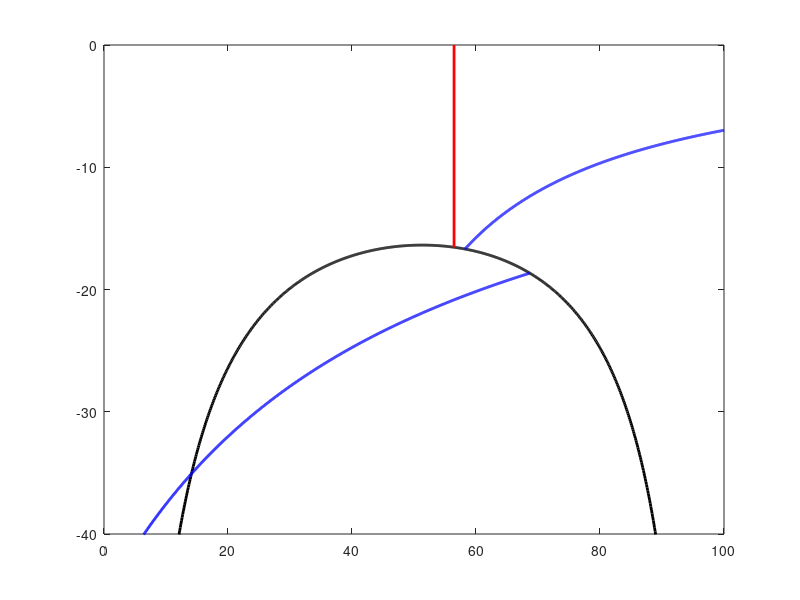

This chart was generated by the following MATLAB code: (Note: this script raises an error after producing the figure.)
close all; clear all;
pop=100;
beta = 0.0232/pop;
r = 0.1;
c = 0.2;
gamma = 1.0/110.0;
amax = 0.9;
amin = 0.2;
I0 = 0.99*pop;
sigma = 0.1;
f = @(t,y)odeswitch(t,y,amin,amax,r,sigma,beta,pop,c,gamma);
t =0:1:1000;
ivals = linspace(0,pop,length(t));
plot(ivals, -r*(pop - sigma*ivals)./(beta*(pop-ivals).*ivals),'linewidth',2,'color','k')
ylim([-40,0])
xlim([0,100])
hold on
I_amax_null = pop - gamma/(amax*beta);
lamb_amax_null =-r*(pop - sigma*I_amax_null)/(beta*(pop-I_amax_null)*I_amax_null);
plot([1 1]*I_amax_null, [lamb_amax_null 0],'linewidth',2,'color','r')    

I_amin_null = pop - gamma/(amin*beta);
lamb_amin_null =-r*(pop - sigma*I_amin_null)/(beta*(pop-I_amin_null)*I_amin_null);
plot([1 1]*I_amin_null, [-20 lamb_amin_null],'linewidth',2,'color','r')    
amax_i_end=(c*pop*beta+r*gamma*sigma-2*pop*r*beta*amax+sqrt((c*pop*beta+r*gamma*sigma-2*pop*r*beta*amax)^2+4*pop*r*beta*(gamma - pop*beta*amax)*(-c + r*sigma*amax)))/(2*beta*(c-r*sigma*amax));
ivals_amax = linspace(amax_i_end, pop,length(t));
plot(ivals_amax, -(amax*r*sigma+c)./(gamma - amax*beta*(pop-2*ivals_amax)),'linewidth',2,'color','b')

amin_i_end=(c*pop*beta+r*gamma*sigma-2*pop*r*beta*amin+sqrt((c*pop*beta+r*gamma*sigma-2*pop*r*beta*amin)^2+4*pop*r*beta*(gamma - pop*beta*amin)*(-c + r*sigma*amin)))/(2*beta*(c-r*sigma*amin));
ivals_amin = linspace(0,amin_i_end,length(t));
plot(ivals_amin, -(amin*r*sigma+c)./(gamma - amin*beta*(pop-2*ivals_amin)),'linewidth',2,'color','b')

%%
Opt1    = odeset('Events', @(t,y)lzero(t, y),'RelTol',1e-8,'AbsTol',1e-9);
lvals=-15:1:-1;
c=1;
for i =1:length(lvals)
    [T,Y] = ode45(f,t,[lvals(i),I0], Opt1);
    plot(Y(:,2),Y(:,1),'linewidth',1, 'color','k','linewidth',1.5)
    c=c+1;
end